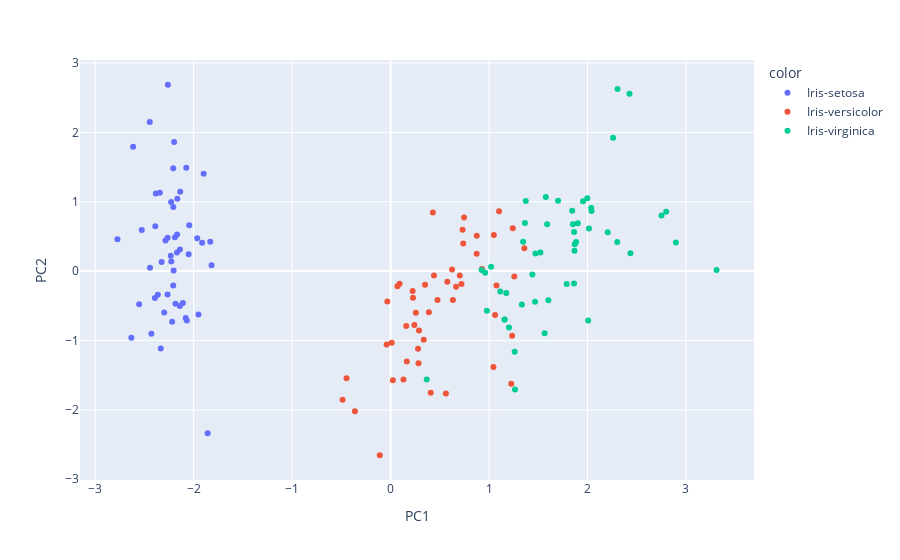

The code cell stored with this chart in its notebook:
### Code cell
# 2d scatter plot of PCA
fig = px.scatter(pca_df, x='PC1', y='PC2', color=data['Species'])
fig.show()
